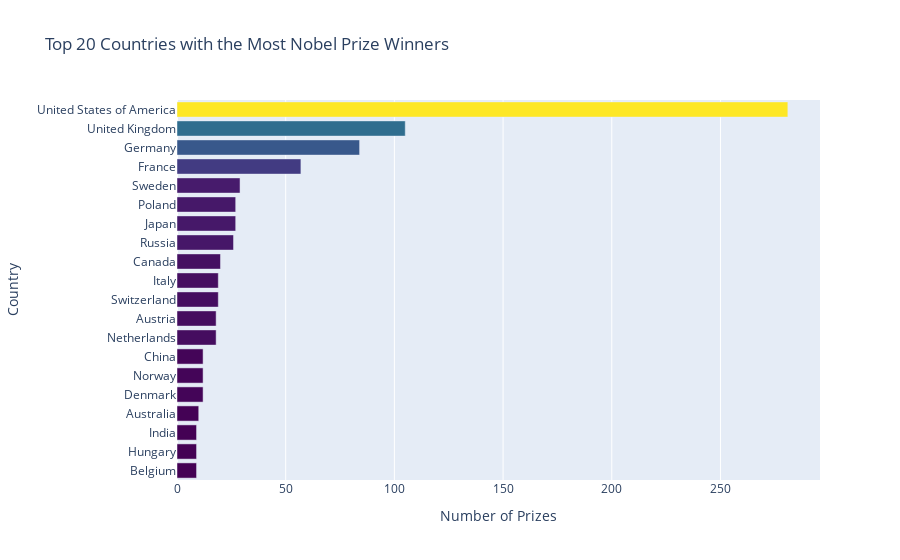

The code cell stored with this chart in its notebook:
### Code cell
top20_bar = px.bar(
    x=top_20_countries.prize,
    y=top_20_countries.birth_country_current,
    orientation="h",
    color=top_20_countries.prize,
    color_continuous_scale="Viridis",
    title="Top 20 Countries with the Most Nobel Prize Winners"
)

top20_bar.update_layout(
    xaxis_title="Number of Prizes",
    yaxis_title="Country",
    coloraxis_showscale=False,
)

top20_bar.show()

### Figure 1 — Plotly figure (JSON) as saved in the notebook; plotly's stock layout.template omitted (floating-point values rounded to 4 significant figures)
{"data": [{"alignmentgroup": "True", "hovertemplate": "x=%{x}<br>y=%{y}<br>color=%{marker.color}<extra></extra>", "legendgroup": "", "marker": {"color": [9, 9, 9, 10, 12, 12, 12, 18, 18, 19, 19, 20, 26, 27, 27, 29, 57, 84, 105, 281], "coloraxis": "coloraxis", "pattern": {"shape": ""}}, "name": "", "offsetgroup": "", "orientation": "h", "showlegend": false, "textposition": "auto", "type": "bar", "x": [9, 9, 9, 10, 12, 12, 12, 18, 18, 19, 19, 20, 26, 27, 27, 29, 57, 84, 105, 281], "xaxis": "x", "y": ["Belgium", "Hungary", "India", "Australia", "Denmark", "Norway", "China", "Netherlands", "Austria", "Switzerland", "Italy", "Canada", "Russia", "Japan", "Poland", "Sweden", "France", "Germany", "United Kingdom", "United States of America"], "yaxis": "y"}], "layout": {"barmode": "relative", "coloraxis": {"colorbar": {"title": {"text": "color"}}, "colorscale": [[0, "#440154"], [0.1111, "#482878"], [0.2222, "#3e4989"], [0.3333, "#31688e"], [0.4444, "#26828e"], [0.5556, "#1f9e89"], [0.6667, "#35b779"], [0.7778, "#6ece58"], [0.8889, "#b5de2b"], [1, "#fde725"]], "showscale": false}, "legend": {"tracegroupgap": 0}, "title": {"text": "Top 20 Countries with the Most Nobel Prize Winners"}, "xaxis": {"anchor": "y", "domain": [0, 1], "title": {"text": "Number of Prizes"}}, "yaxis": {"anchor": "x", "domain": [0, 1], "title": {"text": "Country"}}}}
